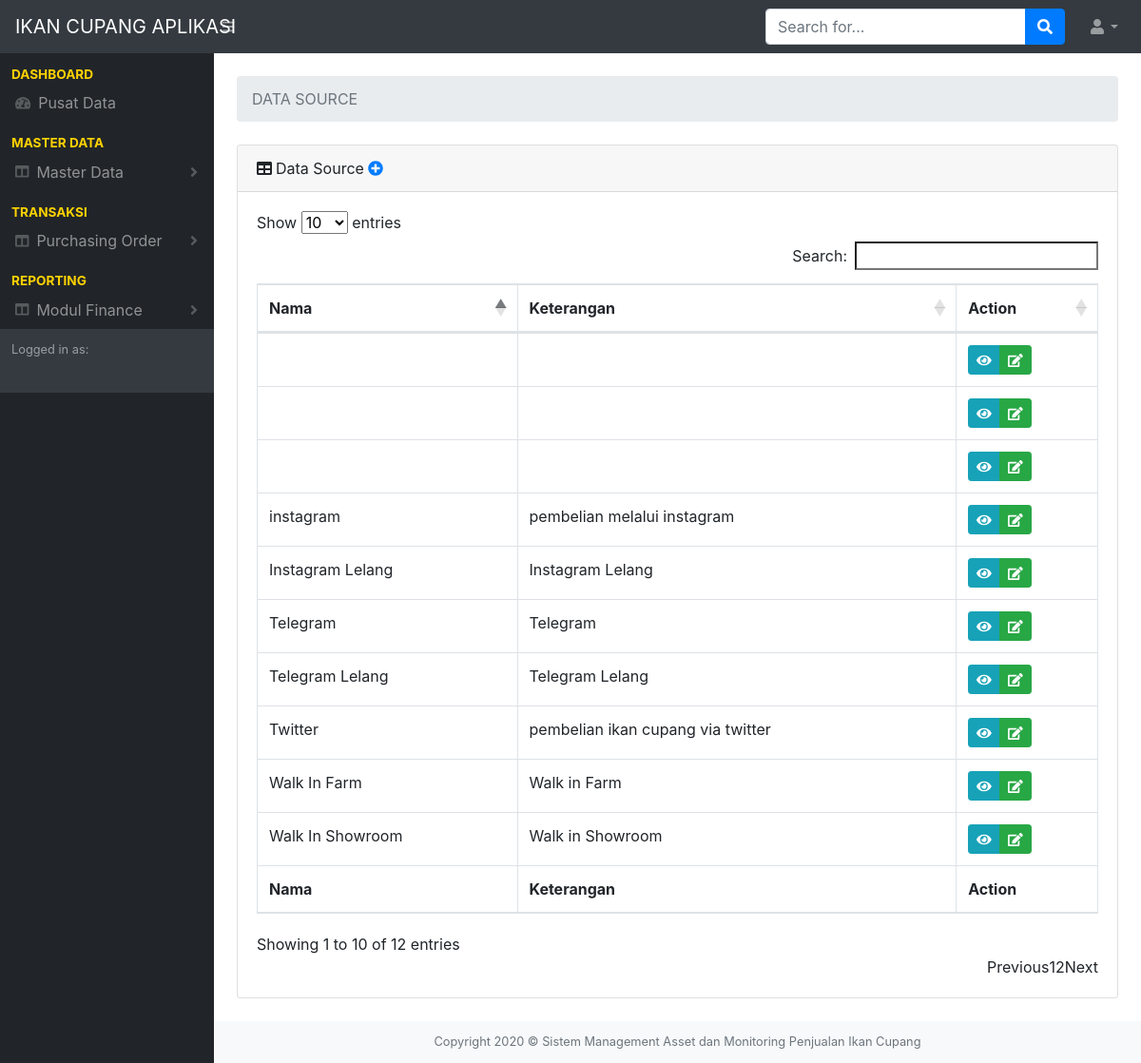
The page /index.php/source on the database its author committed.
### tables this page shows
CREATE TABLE `m_source` (
  `id` int(12) NOT NULL,
  `name` varchar(200) NOT NULL,
  `note` text NOT NULL
);

### application/controllers/Source.php (called while the page is built, shortened)
<?php
class Source extends CI_Controller {
	public function __construct()
	{
		$this->load->model('M_source');
	}
	public function index()
    {
        $template = array(
            'main' => 'pages/source/v_indexsource',
            'data' => $this->M_source->index('m_source')->result(),
        );
        $this->load->view('pages/layouts', $template);
    }
}

### index.php (called while the page is built, shortened)
<?php
require_once BASEPATH.'core/CodeIgniter.php';

### application/models/M_source.php (called while the page is built, shortened)
<?php
class M_source extends CI_Model {
    public function index($table)
    {
        return $this->db->get($table);
    }
}
?>

### application/views/pages/source/v_indexsource.php (the view, shortened to what this page needs)
<div class="container-fluid">
  <ol class="breadcrumb mb-4">
    <li class="breadcrumb-item active">DATA SOURCE</li>
  </ol>
  <div class="card mb-4">
    <div class="card-header"><i class="fas fa-table mr-1"></i>Data Source
      <a href="#" style="width:30px" data-toggle="modal" data-target="#exampleModal"><i class="fa fa-plus-circle" aria-hidden="true"></i></a></div>
    <div class="card-body">
      <div class="table-responsive">
        <table class="table table-bordered" id="dataTable" width="100%" cellspacing="0">
          <thead>
            <tr>
              <th>Nama</th>
              <th>Keterangan</th>
              <th>Action</th>
            </tr>
          </thead>
          <tfoot>
            <tr>
             <th>Nama</th>
              <th>Keterangan</th>
              <th>Action</th>
            </tr>
          </tfoot>
          <tbody>
            <?php $no = 1;
            foreach ($data as $datas) { ?>
              <tr>
                <td><?= $datas->name ?></td>
                <td><?= $datas->note ?></td>
                <td>
                  <div class="btn-group">
                    <button class="btn btn-sm btn-info btnViewItem" data-toggle="modal" data-target="#exampleModal<?= $datas->id ?>"><i class="fas fa-eye"></i></button>
                    <button class="btn btn-sm btn-success btnEditItem" data-toggle="modal" data-target="#exampleModal1_<?= $datas->id ?>"><i class="fas fa-edit"></i></button>
                  </div>
                </td>
              </tr>
      </div>
    <?php } ?>
<div class="modal fade" id="exampleModal" tabindex="-1" role="dialog" aria-labelledby="exampleModalLabel3" aria-hidden="true">

### application/views/pages/layouts.php (shortened to what this page needs)
<!DOCTYPE html>
<html lang="en">
    <head>
        <?php $this->load->view('pages/_partial/header')?>
    </head>
    <body>
        <?php $this->load->view('pages/_partial/navbar')?>
        <div id="layoutSidenav">
            <div id="layoutSidenav_nav">
                <?php $this->load->view('pages/_partial/sidebar')?>
            </div>
            <div id="layoutSidenav_content">
                <main>
                  <br>
                   <?php $this->load->view($main)?>
                <footer class="py-4 bg-light mt-auto">
                  <?php $this->load->view('pages/_partial/footer')?>
                </footer>
            </div>
    </body>
</html>

### application/views/pages/_partial/header.php (shortened to what this page needs)
<link href="<?= base_url();?>assets/css/styles.css" rel="stylesheet" />
<link href="https://cdn.datatables.net/1.10.20/css/dataTables.bootstrap4.min.css" rel="stylesheet" />
         <link rel="stylesheet" href="https://code.jquery.com/ui/1.12.1/themes/base/jquery-ui.css">
         <link href="https://cdn.jsdelivr.net/npm/select2@4.1.0-rc.0/dist/css/select2.min.css" rel="stylesheet" />

### application/views/pages/_partial/navbar.php (shortened to what this page needs)
<nav class="sb-topnav navbar navbar-expand navbar-dark bg-dark">
            <a class="navbar-brand" href="#">IKAN CUPANG APLIKASI</a><button class="btn btn-link btn-sm order-1 order-lg-0" id="sidebarToggle" href="#"><i class="fas fa-bars"></i></button
            >
            <form class="d-none d-md-inline-block form-inline ml-auto mr-0 mr-md-3 my-2 my-md-0">
                <div class="input-group">
                    <input class="form-control" type="text" placeholder="Search for..." aria-label="Search" aria-describedby="basic-addon2" />
                    <div class="input-group-append">
                        <button class="btn btn-primary" type="button"><i class="fas fa-search"></i></button>
                    </div>
                </div>
            </form>
            <ul class="navbar-nav ml-auto ml-md-0">
                <li class="nav-item dropdown">
                    <a class="nav-link dropdown-toggle" id="userDropdown" href="#" role="button" data-toggle="dropdown" aria-haspopup="true" aria-expanded="false"><i class="fas fa-user fa-fw"></i></a>
                </li>
            </ul>
        </nav>

### application/views/pages/_partial/sidebar.php (shortened to what this page needs)
<nav class="sb-sidenav accordion sb-sidenav-dark" id="sidenavAccordion">
    <div class="sb-sidenav-menu">
        <div class="nav">
            <div class="sb-sidenav-menu-heading">Dashboard</div>
            <a class="nav-link" href="<?= base_url('dashboard') ?>">
                <div class="sb-nav-link-icon"><i class="fas fa-tachometer-alt"></i></div>Pusat Data
            </a>
        </div>
        <div class="nav">
            <div class="sb-sidenav-menu-heading">Master Data</div>
            <a class="nav-link collapsed" href="#" data-toggle="collapse" data-target="#collapseLayoutsMasterData" aria-expanded="false" aria-controls="collapseLayouts">
                <div class="sb-nav-link-icon"><i class="fas fa-columns"></i></div>
                Master Data
                <div class="sb-sidenav-collapse-arrow"><i class="fas fa-angle-down"></i></div>
            </a>
        </div>
        <div class="nav">
            <div class="sb-sidenav-menu-heading">Transaksi</div>
            <a class="nav-link collapsed" href="#" data-toggle="collapse" data-target="#collapseLayoutsPO" aria-expanded="false" aria-controls="collapseLayouts">
                <div class="sb-nav-link-icon"><i class="fas fa-columns"></i></div>
                Purchasing Order
                <div class="sb-sidenav-collapse-arrow"><i class="fas fa-angle-down"></i></div>
            </a>
        </div>
        <div class="nav">
            <div class="sb-sidenav-menu-heading">Reporting</div>
            <a class="nav-link collapsed" href="#" data-toggle="collapse" data-target="#collapseLayoutsFin" aria-expanded="false" aria-controls="collapseLayouts">
                <div class="sb-nav-link-icon"><i class="fas fa-columns"></i></div>
                Modul Finance
                <div class="sb-sidenav-collapse-arrow"><i class="fas fa-angle-down"></i></div>
            </a>
        </div>
        <div class="sb-sidenav-footer">
            <div class="small">Logged in as:</div>
        </div>
</nav>

### application/views/pages/_partial/footer.php
<div class="container-fluid">
    <div class="align-items-center justify-content-between small">
                            <center><div class="text-muted">Copyright 2020 &copy; Sistem Management Asset dan Monitoring Penjualan Ikan Cupang</div></center>
                        </div>
</div>

### rows shown on the page
m_source: name "instagram", note "pembelian melalui instagram"
m_source: name "Twitter", note "pembelian ikan cupang via twitter"
m_source: name "Walk In Farm", note "Walk in Farm"
m_source: name "Walk In Showroom", note "Walk in Showroom"
m_source: name "Telegram Lelang", note "Telegram Lelang"
m_source: name "Telegram", note "Telegram"
m_source: name "Instagram Lelang", note "Instagram Lelang"
